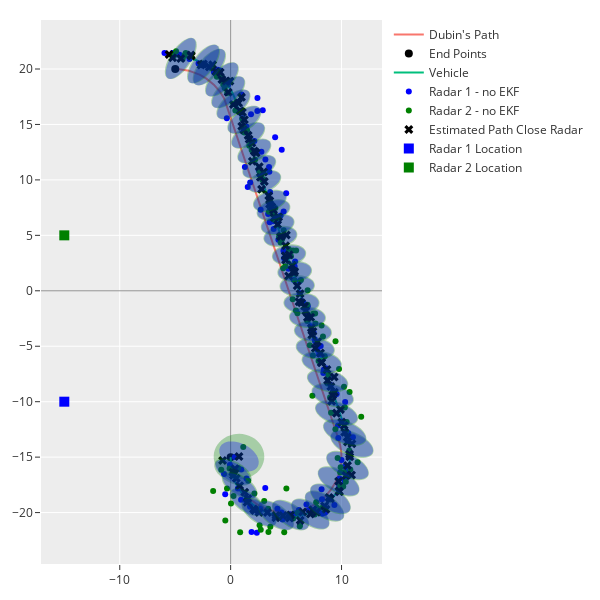

The code cell stored with this chart in its notebook:
### Markdown cell above
#### Plotting with select covariance ellipse (every 3)

### Code cell
for res in res_close[::3]:
    path = confidence_ellipse(x=res.x_k_k[0, 0], y=res.x_k_k[1, 0], cov=res.P_k_k[:2, :2], n_std=2, size=50)
    priori_path = confidence_ellipse(x=res.x_k_k[0, 0], y=res.x_k_k[1, 0], cov=res.P_k_k_1[:2, :2], n_std=2, size=50)
    
    fig.add_shape(
        type='path',
        path=priori_path,
        line={'dash': 'dot'},
        line_color="green",
        fillcolor="green",
    )
    
    fig.add_shape(
        type='path',
        path=path,
        line={'dash': 'dot'},
        fillcolor="blue"
    )
    

fig.show()
